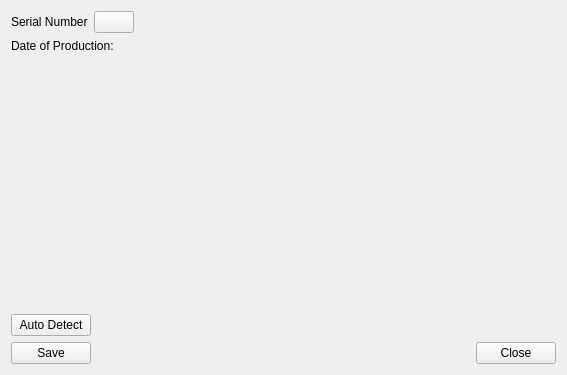
<?xml version="1.0" encoding="UTF-8"?>
<ui version="4.0">
 <class>SystemTracking::CDlgModifyModule</class>
 <widget class="QWidget" name="SystemTracking::CDlgModifyModule">
  <property name="geometry">
   <rect>
    <x>0</x>
    <y>0</y>
    <width>567</width>
    <height>375</height>
   </rect>
  </property>
  <property name="windowTitle">
   <string>Form</string>
  </property>
  <layout class="QGridLayout" name="gridLayout_2">
   <item row="1" column="0">
    <widget class="QLabel" name="label_2">
     <property name="text">
      <string>Date of Production:</string>
     </property>
    </widget>
   </item>
   <item row="0" column="0" colspan="2">
    <layout class="QVBoxLayout" name="verticalLayout">
     <item>
      <layout class="QHBoxLayout" name="horizontalLayout_2">
       <item>
        <widget class="QLabel" name="label">
         <property name="text">
          <string>Serial Number</string>
         </property>
        </widget>
       </item>
       <item>
        <widget class="QPushButton" name="pushSerialNumber">
         <property name="text">
          <string/>
         </property>
        </widget>
       </item>
       <item>
        <spacer name="horizontalSpacer_2">
         <property name="orientation">
          <enum>Qt::Horizontal</enum>
         </property>
         <property name="sizeHint" stdset="0">
          <size>
           <width>40</width>
           <height>20</height>
          </size>
         </property>
        </spacer>
       </item>
      </layout>
     </item>
    </layout>
   </item>
   <item row="3" column="0" colspan="2">
    <layout class="QGridLayout" name="gridLayout_4">
     <item row="0" column="0">
      <widget class="QPushButton" name="pushAutoDetect">
       <property name="text">
        <string>Auto Detect</string>
       </property>
      </widget>
     </item>
     <item row="0" column="1">
      <spacer name="horizontalSpacer">
       <property name="orientation">
        <enum>Qt::Horizontal</enum>
       </property>
       <property name="sizeHint" stdset="0">
        <size>
         <width>40</width>
         <height>20</height>
        </size>
       </property>
      </spacer>
     </item>
     <item row="1" column="0" colspan="2">
      <layout class="QHBoxLayout" name="horizontalLayout">
       <item>
        <widget class="QPushButton" name="pushSave">
         <property name="text">
          <string>Save</string>
         </property>
        </widget>
       </item>
       <item>
        <spacer name="horizontalSpacer_3">
         <property name="orientation">
          <enum>Qt::Horizontal</enum>
         </property>
         <property name="sizeHint" stdset="0">
          <size>
           <width>40</width>
           <height>20</height>
          </size>
         </property>
        </spacer>
       </item>
       <item>
        <widget class="QPushButton" name="pushClose">
         <property name="text">
          <string>Close</string>
         </property>
        </widget>
       </item>
      </layout>
     </item>
    </layout>
   </item>
   <item row="2" column="0">
    <spacer name="verticalSpacer">
     <property name="orientation">
      <enum>Qt::Vertical</enum>
     </property>
     <property name="sizeHint" stdset="0">
      <size>
       <width>20</width>
       <height>40</height>
      </size>
     </property>
    </spacer>
   </item>
   <item row="1" column="1" rowspan="2">
    <widget class="MainMenu::CWheelPanel" name="widget" native="true">
     <property name="minimumSize">
      <size>
       <width>0</width>
       <height>0</height>
      </size>
     </property>
     <widget class="QFrame" name="scrollPanelDate">
      <property name="geometry">
       <rect>
        <x>10</x>
        <y>10</y>
        <width>292</width>
        <height>249</height>
       </rect>
      </property>
      <property name="sizePolicy">
       <sizepolicy hsizetype="Fixed" vsizetype="Fixed">
        <horstretch>0</horstretch>
        <verstretch>0</verstretch>
       </sizepolicy>
      </property>
      <layout class="QGridLayout" name="gridLayout">
       <property name="leftMargin">
        <number>5</number>
       </property>
       <property name="topMargin">
        <number>0</number>
       </property>
       <property name="rightMargin">
        <number>5</number>
       </property>
       <property name="bottomMargin">
        <number>0</number>
       </property>
       <property name="spacing">
        <number>0</number>
       </property>
       <item row="1" column="2">
        <widget class="QLabel" name="labelMonth">
         <property name="minimumSize">
          <size>
           <width>0</width>
           <height>45</height>
          </size>
         </property>
         <property name="text">
          <string/>
         </property>
         <property name="alignment">
          <set>Qt::AlignCenter</set>
         </property>
        </widget>
       </item>
       <item row="1" column="0">
        <widget class="QLabel" name="labelDay">
         <property name="minimumSize">
          <size>
           <width>0</width>
           <height>45</height>
          </size>
         </property>
         <property name="text">
          <string/>
         </property>
         <property name="alignment">
          <set>Qt::AlignCenter</set>
         </property>
        </widget>
       </item>
       <item row="0" column="3">
        <widget class="QFrame" name="frameDigitFullStop2">
         <property name="minimumSize">
          <size>
           <width>20</width>
           <height>180</height>
          </size>
         </property>
         <property name="maximumSize">
          <size>
           <width>20</width>
           <height>180</height>
          </size>
         </property>
        </widget>
       </item>
       <item row="1" column="4">
        <widget class="QLabel" name="labelYear">
         <property name="minimumSize">
          <size>
           <width>0</width>
           <height>45</height>
          </size>
         </property>
         <property name="text">
          <string/>
         </property>
         <property name="alignment">
          <set>Qt::AlignCenter</set>
         </property>
        </widget>
       </item>
       <item row="0" column="1">
        <widget class="QFrame" name="frameDigitFullStop">
         <property name="minimumSize">
          <size>
           <width>20</width>
           <height>180</height>
          </size>
         </property>
         <property name="maximumSize">
          <size>
           <width>20</width>
           <height>180</height>
          </size>
         </property>
        </widget>
       </item>
      </layout>
     </widget>
    </widget>
   </item>
  </layout>
  <zorder>label_2</zorder>
  <zorder>widget</zorder>
  <zorder>verticalSpacer</zorder>
 </widget>
 <customwidgets>
  <customwidget>
   <class>MainMenu::CWheelPanel</class>
   <extends>QWidget</extends>
   <header>MainMenu/Include/WheelPanel.h</header>
   <container>1</container>
  </customwidget>
 </customwidgets>
 <resources/>
 <connections/>
</ui>
